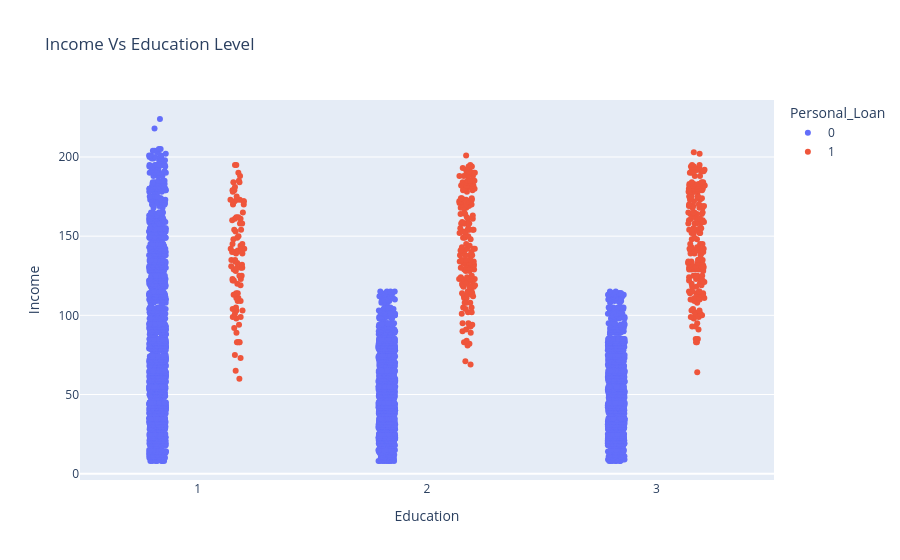

The code cell stored with this chart in its notebook:
### Markdown cell above
### Income Vs Education Level

### Code cell
#Income_Vs_Education_Level
#Colored_by_Personal_Loan

fig = px.strip(df, x='Education', y='Income', color='Personal_Loan', title='Income Vs Education Level')
fig.show()

### Figure 1 — Plotly figure (JSON) as saved in the notebook; plotly's stock layout.template omitted (floating-point values rounded to 4 significant figures; data arrays with more than 128 entries replaced by an {"elided": "..."} marker saying what was removed)
{"data": [{"alignmentgroup": "True", "boxpoints": "all", "fillcolor": "rgba(255,255,255,0)", "hoveron": "points", "hovertemplate": "Personal_Loan=0<br>Education=%{x}<br>Income=%{y}<extra></extra>", "legendgroup": "0", "line": {"color": "rgba(255,255,255,0)"}, "marker": {"color": "#636efa"}, "name": "0", "offsetgroup": "0", "orientation": "v", "pointpos": 0, "showlegend": true, "type": "box", "x": {"elided": "4519 int values"}, "x0": " ", "xaxis": "x", "y": {"elided": "4519 int values"}, "y0": " ", "yaxis": "y"}, {"alignmentgroup": "True", "boxpoints": "all", "fillcolor": "rgba(255,255,255,0)", "hoveron": "points", "hovertemplate": "Personal_Loan=1<br>Education=%{x}<br>Income=%{y}<extra></extra>", "legendgroup": "1", "line": {"color": "rgba(255,255,255,0)"}, "marker": {"color": "#EF553B"}, "name": "1", "offsetgroup": "1", "orientation": "v", "pointpos": 0, "showlegend": true, "type": "box", "x": {"elided": "480 int values"}, "x0": " ", "xaxis": "x", "y": {"elided": "480 int values"}, "y0": " ", "yaxis": "y"}], "layout": {"boxmode": "group", "legend": {"title": {"text": "Personal_Loan"}, "tracegroupgap": 0}, "title": {"text": "Income Vs Education Level"}, "xaxis": {"anchor": "y", "domain": [0, 1], "title": {"text": "Education"}}, "yaxis": {"anchor": "x", "domain": [0, 1], "title": {"text": "Income"}}}}
